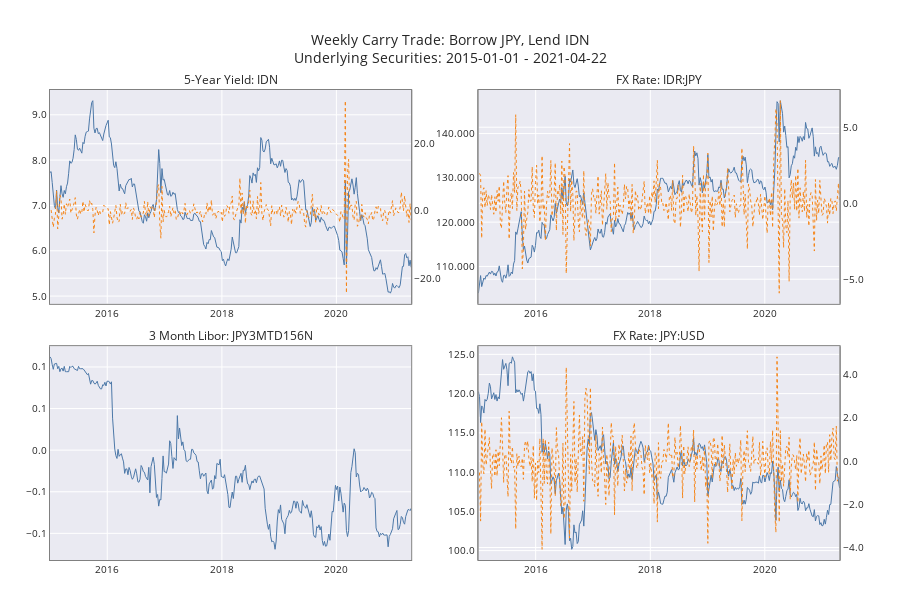

Source (notebook cell):
### Code cell
fig = utils.make_components_chart(
    **strategies[2],
    date_range=date_range,
    dfs_yc=dfs_yc,
    dfs_fx=dfs_fx,
    dfs_libor=dfs_libor
)
fig.show()

### Figure 1 — Plotly figure (JSON) as saved in the notebook; plotly's stock layout.template omitted (floating-point values rounded to 4 significant figures; data arrays with more than 128 entries replaced by an {"elided": "..."} marker saying what was removed)
{"data": [{"line": {"color": "#4C78A8", "width": 1}, "name": "IDN", "type": "scatter", "x": {"elided": "330 str values"}, "xaxis": "x", "y": {"elided": "330 float values"}, "yaxis": "y"}, {"line": {"color": "#F58518", "dash": "dot", "width": 1}, "name": "IDN", "type": "scatter", "x": {"elided": "330 str values"}, "xaxis": "x", "y": {"elided": "330 float values"}, "yaxis": "y2"}, {"line": {"color": "#4C78A8", "width": 1}, "name": "JPY", "type": "scatter", "x": {"elided": "330 str values"}, "xaxis": "x4", "y": {"elided": "330 float values"}, "yaxis": "y6"}, {"line": {"color": "#F58518", "dash": "dot", "width": 1}, "name": "JPY", "type": "scatter", "x": {"elided": "330 str values"}, "xaxis": "x4", "y": {"elided": "330 float values"}, "yaxis": "y7"}, {"line": {"color": "#4C78A8", "width": 1}, "name": "JPY3MTD156N", "type": "scatter", "x": {"elided": "330 str values"}, "xaxis": "x3", "y": {"elided": "330 float values"}, "yaxis": "y5"}, {"line": {"color": "#4C78A8", "width": 1}, "name": "IDR", "type": "scatter", "x": {"elided": "330 str values"}, "xaxis": "x2", "y": {"elided": "330 float values"}, "yaxis": "y3"}, {"line": {"color": "#F58518", "dash": "dot", "width": 1}, "name": "IDR", "type": "scatter", "x": {"elided": "330 str values"}, "xaxis": "x2", "y": {"elided": "330 float values"}, "yaxis": "y4"}], "layout": {"annotations": [{"font": {"size": 12}, "showarrow": false, "text": "5-Year Yield: IDN", "x": 0.215, "xanchor": "center", "xref": "paper", "y": 1, "yanchor": "bottom", "yref": "paper"}, {"font": {"size": 12}, "showarrow": false, "text": "FX Rate: IDR:JPY", "x": 0.725, "xanchor": "center", "xref": "paper", "y": 1, "yanchor": "bottom", "yref": "paper"}, {"font": {"size": 12}, "showarrow": false, "text": "3 Month Libor: JPY3MTD156N", "x": 0.215, "xanchor": "center", "xref": "paper", "y": 0.455, "yanchor": "bottom", "yref": "paper"}, {"font": {"size": 12}, "showarrow": false, "text": "FX Rate: JPY:USD", "x": 0.725, "xanchor": "center", "xref": "paper", "y": 0.455, "yanchor": "bottom", "yref": "paper"}], "font": {"size": 10}, "height": 600, "margin": {"b": 40, "l": 50, "r": 10, "t": 90}, "showlegend": false, "title": {"text": "Weekly Carry Trade: Borrow JPY, Lend IDN<br>Underlying Securities: 2015-01-01 - 2021-04-22"}, "xaxis": {"anchor": "y", "domain": [0, 0.43], "linecolor": "grey", "linewidth": 1, "mirror": true, "showline": true}, "xaxis2": {"anchor": "y3", "domain": [0.51, 0.94], "linecolor": "grey", "linewidth": 1, "mirror": true, "showline": true}, "xaxis3": {"anchor": "y5", "domain": [0, 0.43], "linecolor": "grey", "linewidth": 1, "mirror": true, "showline": true}, "xaxis4": {"anchor": "y6", "domain": [0.51, 0.94], "linecolor": "grey", "linewidth": 1, "mirror": true, "showline": true}, "yaxis": {"anchor": "x", "domain": [0.545, 1], "linecolor": "grey", "linewidth": 1, "mirror": true, "showline": true, "tickformat": "0.1f"}, "yaxis2": {"anchor": "x", "linecolor": "grey", "linewidth": 1, "mirror": true, "overlaying": "y", "showline": true, "side": "right", "tickformat": "0.1f"}, "yaxis3": {"anchor": "x2", "domain": [0.545, 1], "linecolor": "grey", "linewidth": 1, "mirror": true, "showline": true, "tickformat": "0.3f"}, "yaxis4": {"anchor": "x2", "linecolor": "grey", "linewidth": 1, "mirror": true, "overlaying": "y3", "showline": true, "side": "right", "tickformat": "0.1f"}, "yaxis5": {"anchor": "x3", "domain": [0, 0.455], "linecolor": "grey", "linewidth": 1, "mirror": true, "showline": true, "tickformat": "0.1f"}, "yaxis6": {"anchor": "x4", "domain": [0, 0.455], "linecolor": "grey", "linewidth": 1, "mirror": true, "showline": true, "tickformat": "0.1f"}, "yaxis7": {"anchor": "x4", "linecolor": "grey", "linewidth": 1, "mirror": true, "overlaying": "y6", "showline": true, "side": "right", "tickformat": "0.1f"}}}
